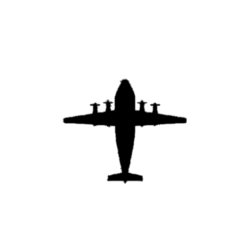
#> input picture objects/airplane_shadow/item04_airplane.png, 250 x 250 px
$ python simple_stats.py   (older library calls are emulated)
#> lines starting #> are read from the running program, lines starting #| are printed output that depends on the picture; after the words box and inside, x2 and y2 are one past the last pixel; in counts of white or black regions, pixels touching at a corner belong together; pictures that were not available may be replaced by others from this repository, and a replacement may not be noted
### normalize.py
import numpy as np
from scipy import misc
import matplotlib.pyplot as plt
# from PIL import Image

# [23 lines left out: functions normalize, assert_valid_format, not called in this run]

def __crop(img):
	# Crop image to rectangle that contains minimal amount of white space
	xcord,ycord = np.nonzero(img)
	xmin = np.amin(xcord)
	ymin = np.amin(ycord)
	xmax = np.amax(xcord)
	ymax = np.amax(ycord)
	return img[xmin:xmax+1,ymin:ymax+1]
	# convert to PIL format
	# I = Image.fromarray( np.uint8(255.0*(1-img)) )
	# return I.crop((ymin,xmin,ymax+1,xmax+1))

# [47 lines left out: functions __resize, __com, __paste, not called in this run]

# [38 lines that do not run on import are left out]

### simple_stats.py
import glob
import os
import numpy as np
from scipy import misc
from normalize import __crop
import matplotlib.pyplot as plt

outdir = 'simple_stats'
if not os.path.exists(outdir): os.makedirs(outdir)
if not os.path.exists(outdir+'/objects'): os.makedirs(outdir+'/objects')
if not os.path.exists(outdir+'/selected'): os.makedirs(outdir+'/selected')
dirs = []
dirs += ['objects/airplane_shadow','objects/butterfly_shadow','objects/car_shadow','objects/horse_shadow']
cimgs = os.listdir('selected')
cimgs = ['selected/'+c for c in cimgs]
dirs += cimgs

for d in dirs:
	images = glob.glob(d + '/*.png')

	hvec = []
	wvec = []
	for fn in images:
		img = misc.imread(fn,flatten=True)
#> img: shape (250, 250) float32; min 0, max 255, mean 242.5
		img = img < 250
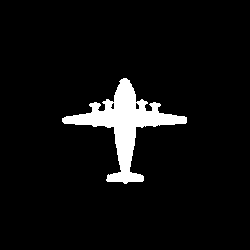
#> img: shape (250, 250) bool; 5.8% white; 1 white region, box (x1, y1, x2, y2) and area: (62, 78, 187, 184) 3625
		img = __crop(img)
#> in __crop, `xcord,ycord = np.nonzero(img)`: xcord = 3625 values from 78 to 183; ycord = 3625 values, max 186 at index 1572, min 62 at index 1573, mean 124.5
#> in __crop, `xmin = np.amin(xcord)`: xmin = 78
#> in __crop, `ymin = np.amin(ycord)`: ymin = 62
#> in __crop, `xmax = np.amax(xcord)`: xmax = 183
#> in __crop, `ymax = np.amax(ycord)`: ymax = 186
#> in __crop, `return img[xmin:xmax+1,ymin:ymax+1]`:
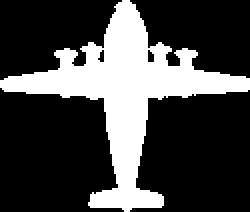
#> returned value: shape (106, 125) bool (shown 2 times larger); 27.4% white; 1 white region, box (x1, y1, x2, y2) and area: (0, 0, 125, 106) 3625
		height,width = img.shape
#> height = 106; width = 125
		hvec.append(height)
		wvec.append(width)

	plt.figure(1,figsize=(8,4))
	plt.clf()
	plt.subplot(121)
	plt.title(d)
	plt.hist(wvec)
	plt.xlabel('width (pixels)')
	plt.xlim([0,250])
	plt.subplot(122)
	plt.hist(hvec)
	plt.xlabel('height (pixels)')
	plt.xlim([0,250])
	plt.savefig(outdir+'/'+d+'.pdf')
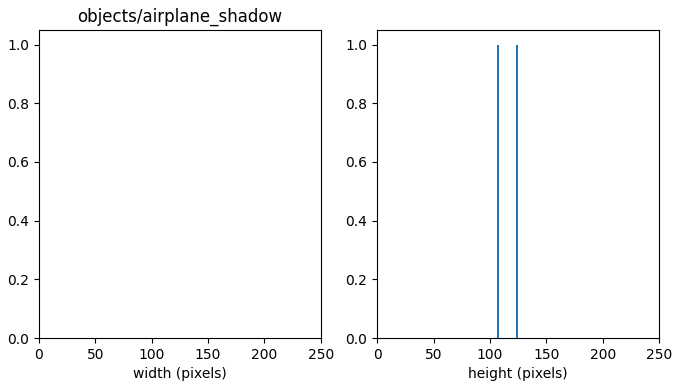
#> figure drawn by matplotlib, 2 panels
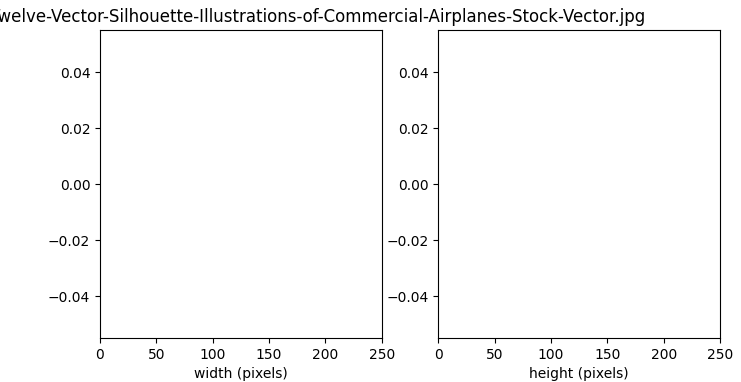
#> figure drawn by matplotlib, 2 panels
